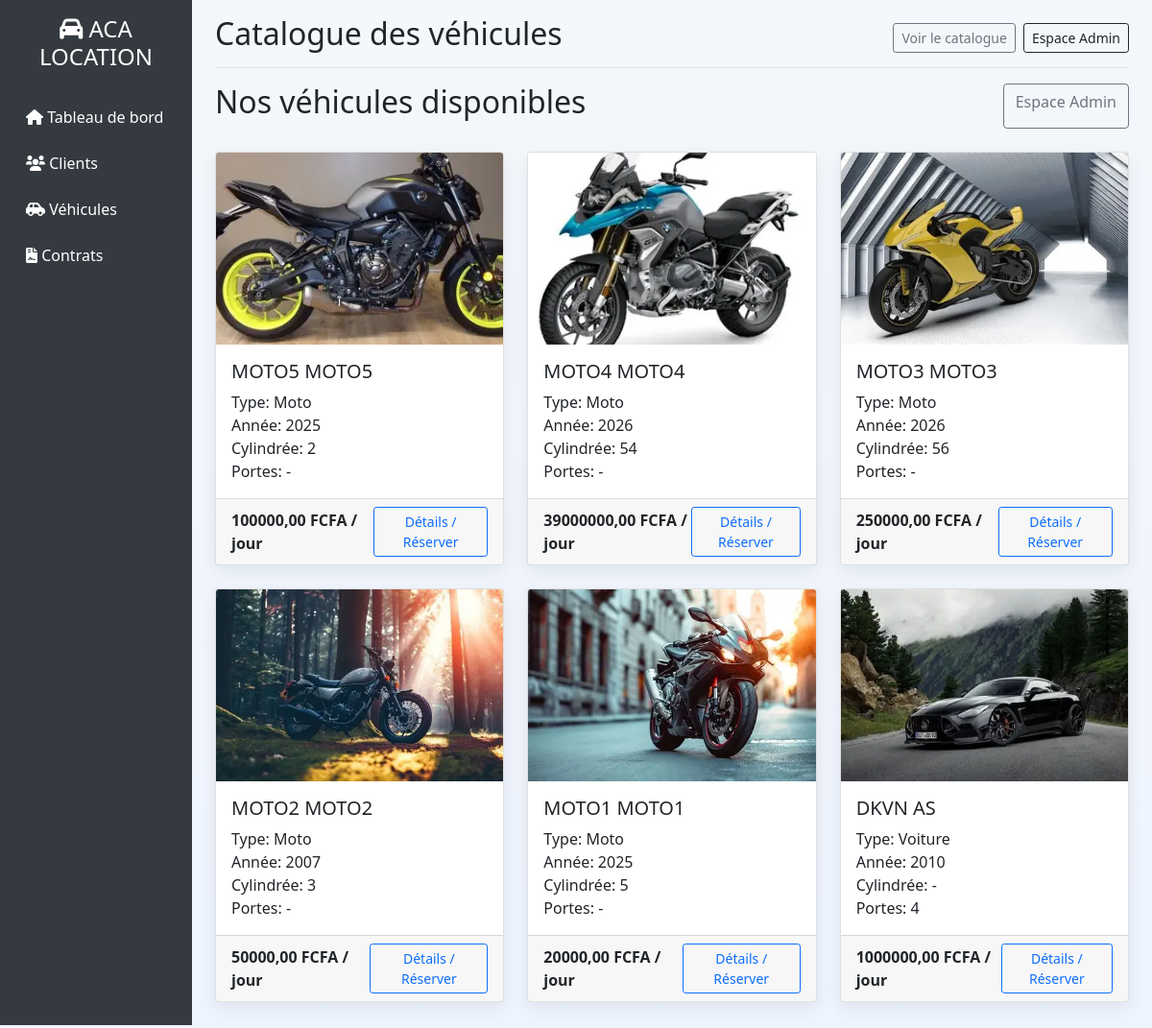
/catalogue/, run on the app's committed database.
### gestion/models.py (models this page shows, shortened)
class Vehicule(models.Model):
    TYPE_VEHICULE = [
        ('voiture', 'Voiture'),
        ('moto', 'Moto'),
    ]
    type_vehicule = models.CharField(max_length=20, choices=TYPE_VEHICULE)
    marque = models.CharField(max_length=100)
    modele = models.CharField(max_length=100)
    annee = models.IntegerField()
    immatriculation = models.CharField(max_length=20, unique=True)
    prix_journalier = models.DecimalField(max_digits=10, decimal_places=2, validators=[MinValueValidator(0)])
    cylindree = models.IntegerField(blank=True, null=True)
    nombre_portes = models.IntegerField(blank=True, null=True)
    disponible = models.BooleanField(default=True)
    image = models.ImageField(upload_to='vehicules/', blank=True, null=True)
    date_ajout = models.DateTimeField(auto_now_add=True)
    def __str__(self):
        return f"{self.marque} {self.modele} ({self.immatriculation})"
    class Meta:
        verbose_name = "Véhicule"
        verbose_name_plural = "Véhicules"
        ordering = ['-date_ajout']
    class Meta:
        verbose_name = "Véhicule"
        verbose_name_plural = "Véhicules"

### gestion/views.py (the view)
# urls.py: path('catalogue/', views.public_catalogue, name='catalogue'),
def public_catalogue(request):
    vehicules = Vehicule.objects.filter(disponible=True).order_by('-date_ajout')
    return render(request, 'gestion/public/catalogue.html', {'vehicules': vehicules})

### gestion/templates/gestion/public/catalogue.html (shortened to what this page needs)
{% extends 'gestion/base.html' %}
{% block page_title %}Catalogue des véhicules{% endblock %}
{% block content %}
<div class="d-flex justify-content-between mb-4">
    <h2>Nos véhicules disponibles</h2>
    <a href="/admin/" class="btn btn-outline-secondary">Espace Admin</a>
</div>
<div class="row">
    {% for vehicule in vehicules %}
    <div class="col-md-4 mb-4">
        <div class="card h-100">
            {% if vehicule.image %}
            <img src="{{ vehicule.image.url }}" class="card-img-top" alt="{{ vehicule }}" style="object-fit:cover; height:200px;"/>
            {% else %}
            <div class="bg-light d-flex align-items-center justify-content-center" style="height:200px;">
                <i class="fas fa-car fa-3x text-muted"></i>
            </div>
            {% endif %}
            <div class="card-body">
                <h5 class="card-title">{{ vehicule.marque }} {{ vehicule.modele }}</h5>
                <p class="card-text">
                    Type: {{ vehicule.get_type_vehicule_display }}<br>
                    Année: {{ vehicule.annee }}<br>
                    Cylindrée: {{ vehicule.cylindree|default:'-' }}<br>
                    Portes: {{ vehicule.nombre_portes|default:'-' }}
                </p>
            </div>
            <div class="card-footer d-flex justify-content-between align-items-center">
                <strong>{{ vehicule.prix_journalier }} FCFA / jour</strong>
                <a href="/admin/gestion/vehicule/{{ vehicule.id }}/change/" class="btn btn-sm btn-outline-primary">Détails / Réserver</a>
            </div>
        </div>
    </div>
    {% empty %}
    <div class="col-12 text-center py-5">
        <p class="text-muted">Aucun véhicule disponible pour le moment.</p>
    </div>
    {% endfor %}
</div>
{% endblock %}

### gestion/templates/gestion/base.html (shortened to what this page needs)
<!DOCTYPE html>{% load static %}
<html lang="fr">
<head>
    <link href="{% static 'css/theme.css' %}" rel="stylesheet">
    <link href="https://cdn.jsdelivr.net/npm/bootstrap@5.1.3/dist/css/bootstrap.min.css" rel="stylesheet">
    <link href="https://cdnjs.cloudflare.com/ajax/libs/font-awesome/6.0.0/css/all.min.css" rel="stylesheet">
</head>
<body>
    <div class="container-fluid">
        <div class="row">
            <nav class="col-md-3 col-lg-2 d-md-block sidebar collapse">
                <div class="position-sticky pt-3">
                    <h4 class="text-white text-center mb-4">
                        <i class="fas fa-car"></i> ACA LOCATION
                    </h4>
                    <ul class="nav flex-column">
                        <li class="nav-item">
                            <a class="nav-link {% if request.resolver_match.url_name == 'index' %}active{% endif %}" href="{% url 'index' %}">
                                <i class="fas fa-home"></i> Tableau de bord
                            </a>
                        </li>
                        <li class="nav-item">
                            <a class="nav-link {% if 'client' in request.resolver_match.url_name %}active{% endif %}" href="{% url 'liste_clients' %}">
                                <i class="fas fa-users"></i> Clients
                            </a>
                        </li>
                        <li class="nav-item">
                            <a class="nav-link {% if 'vehicule' in request.resolver_match.url_name %}active{% endif %}" href="{% url 'liste_vehicules' %}">
                                <i class="fas fa-car-side"></i> Véhicules
                            </a>
                        </li>
                        <li class="nav-item">
                            <a class="nav-link {% if 'contrat' in request.resolver_match.url_name %}active{% endif %}" href="{% url 'liste_contrats' %}">
                                <i class="fas fa-file-contract"></i> Contrats
                            </a>
                        </li>
                    </ul>
                </div>
            </nav>
            <main class="col-md-9 ms-sm-auto col-lg-10 px-md-4">
                <div class="d-flex justify-content-between flex-wrap flex-md-nowrap align-items-center pt-3 pb-2 mb-3 border-bottom">
                    <h1 class="h2">{% block page_title %}Tableau de bord{% endblock %}</h1>
                    <div class="btn-toolbar mb-2 mb-md-0">
                        <a href="/catalogue/" class="btn btn-sm btn-outline-secondary me-2">Voir le catalogue</a>
                        <a href="/admin/" class="btn btn-sm btn-outline-dark">Espace Admin</a>
                    </div>
                </div>
                {% block content %}
                {% endblock %}
            </main>
        </div>
    </div>
</body>
</html>

### static/css/theme.css (style rules this page uses)
:root { --primary: #0d6efd; --accent: #7c4dff; --muted: #6c757d; --bg: #f4f7fb; --card: #ffffff; --success: #198754; --danger: #dc3545; --radius: 12px; --shadow: 0 6px 18px rgba(16,24,40,0.08); --glass: rgba(255,255,255,0.6); --glass-border: rgba(124,77,255,0.08); }
body { background: linear-gradient(180deg, var(--bg), #eef4ff); color: #162447; font-family: "Inter", system-ui, -apple-system, "Segoe UI", Roboto, "Helvetica Neue", Arial; -webkit-font-smoothing: antialiased; -moz-osx-font-smoothing: grayscale; padding-bottom: 40px; }
.card { border: none; border-radius: var(--radius); background: var(--card); box-shadow: var(--shadow); }

### gestion/templates/gestion/base.html (style rules this page uses)
:root { --primary-color: #ff6b00; --primary-dark: #e55a00; --light-bg: #f8f9fa; }
.sidebar { background-color: #343a40; min-height: 100vh; }
.sidebar .nav-link { color: #fff; padding: 10px 15px; margin: 2px 0; }

### data on the page
Vehicule: image (picture), marque "MOTO5", modele "MOTO5", type_vehicule "Moto", annee "2025", cylindree "2", nombre_portes "-", prix_journalier "100000,00"
Vehicule: image (picture), marque "MOTO4", modele "MOTO4", type_vehicule "Moto", annee "2026", cylindree "54", nombre_portes "-", prix_journalier "39000000,00"
Vehicule: image (picture), marque "MOTO3", modele "MOTO3", type_vehicule "Moto", annee "2026", cylindree "56", nombre_portes "-", prix_journalier "250000,00"
Vehicule: image (picture), marque "MOTO2", modele "MOTO2", type_vehicule "Moto", annee "2007", cylindree "3", nombre_portes "-", prix_journalier "50000,00"
Vehicule: image (picture), marque "MOTO1", modele "MOTO1", type_vehicule "Moto", annee "2025", cylindree "5", nombre_portes "-", prix_journalier "20000,00"
Vehicule: image (picture), marque "DKVN", modele "AS", type_vehicule "Voiture", annee "2010", cylindree "-", nombre_portes "4", prix_journalier "1000000,00"
